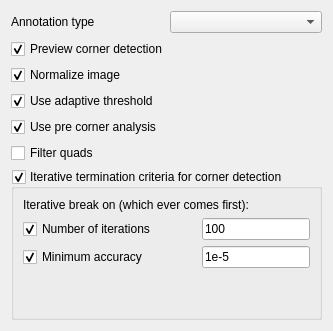
                 <widget class="QWidget" name="tabCornerFlags">
                  <property name="toolTip">
                   <string extracomment="Configure the corner corner/dot detection algorithm"/>
                  </property>
                  <attribute name="title">
                   <string>Corner Detection</string>
                  </attribute>
                  <layout class="QVBoxLayout" name="verticalLayout_4">
                   <item>
                    <layout class="QHBoxLayout" name="horizontalLayout_12">
                     <item>
                      <widget class="QLabel" name="label_8">
                       <property name="text">
                        <string>Annotation type</string>
                       </property>
                      </widget>
                     </item>
                     <item>
                      <widget class="QComboBox" name="_annotationType_Combo"/>
                     </item>
                    </layout>
                   </item>
                   <item>
                    <widget class="QCheckBox" name="_previewCorner_CB">
                     <property name="text">
                      <string>Preview corner detection</string>
                     </property>
                     <property name="checked">
                      <bool>true</bool>
                     </property>
                    </widget>
                   </item>
                   <item>
                    <widget class="QCheckBox" name="_normalizeImg_CB">
                     <property name="text">
                      <string>Normalize image</string>
                     </property>
                     <property name="checked">
                      <bool>true</bool>
                     </property>
                    </widget>
                   </item>
                   <item>
                    <widget class="QCheckBox" name="_adaptiveThres_CB">
                     <property name="text">
                      <string>Use adaptive threshold</string>
                     </property>
                     <property name="checked">
                      <bool>true</bool>
                     </property>
                    </widget>
                   </item>
                   <item>
                    <widget class="QCheckBox" name="_preCornerAnalysis_CB">
                     <property name="text">
                      <string>Use pre corner analysis</string>
                     </property>
                     <property name="checked">
                      <bool>true</bool>
                     </property>
                    </widget>
                   </item>
                   <item>
                    <widget class="QCheckBox" name="_filterQuads_CB">
                     <property name="text">
                      <string>Filter quads</string>
                     </property>
                    </widget>
                   </item>
                   <item>
                    <widget class="QGroupBox" name="_itc_IterativeTreminationFlags_Corner_BOX">
                     <property name="title">
                      <string>Iterative termination criteria for corner detection</string>
                     </property>
                     <property name="checkable">
                      <bool>true</bool>
                     </property>
                     <layout class="QVBoxLayout" name="verticalLayout_5">
                      <item>
                       <widget class="QLabel" name="label_9">
                        <property name="text">
                         <string>Iterative break on (which ever comes first):</string>
                        </property>
                       </widget>
                      </item>
                      <item>
                       <layout class="QHBoxLayout" name="horizontalLayout_13">
                        <item>
                         <widget class="QCheckBox" name="_itc_iterations_Corner_checkBox">
                          <property name="text">
                           <string>Number of iterations</string>
                          </property>
                          <property name="checked">
                           <bool>true</bool>
                          </property>
                         </widget>
                        </item>
                        <item>
                         <spacer name="horizontalSpacer">
                          <property name="orientation">
                           <enum>Qt::Horizontal</enum>
                          </property>
                          <property name="sizeHint" stdset="0">
                           <size>
                            <width>40</width>
                            <height>20</height>
                           </size>
                          </property>
                         </spacer>
                        </item>
                        <item>
                         <widget class="QLineEdit" name="_itc_max_Iter_Corner_LineEdit_">
                          <property name="text">
                           <string>100</string>
                          </property>
                         </widget>
                        </item>
                       </layout>
                      </item>
                      <item>
                       <layout class="QHBoxLayout" name="horizontalLayout_14">
                        <item>
                         <widget class="QCheckBox" name="_itc_epsilon_Corner_checkBox_2">
                          <property name="text">
                           <string>Minimum accuracy</string>
                          </property>
                          <property name="checked">
                           <bool>true</bool>
                          </property>
                         </widget>
                        </item>
                        <item>
                         <spacer name="horizontalSpacer_2">
                          <property name="orientation">
                           <enum>Qt::Horizontal</enum>
                          </property>
                          <property name="sizeHint" stdset="0">
                           <size>
                            <width>40</width>
                            <height>20</height>
                           </size>
                          </property>
                         </spacer>
                        </item>
                        <item>
                         <widget class="QLineEdit" name="_itc_epsilon_Corner_LineEdit">
                          <property name="text">
                           <string>1e-5</string>
                          </property>
                         </widget>
                        </item>
                       </layout>
                      </item>
                      <item>
                       <spacer name="verticalSpacer_3">
                        <property name="orientation">
                         <enum>Qt::Vertical</enum>
                        </property>
                        <property name="sizeHint" stdset="0">
                         <size>
                          <width>20</width>
                          <height>40</height>
                         </size>
                        </property>
                       </spacer>
                      </item>
                     </layout>
                    </widget>
                   </item>
                  </layout>
                 </widget>
